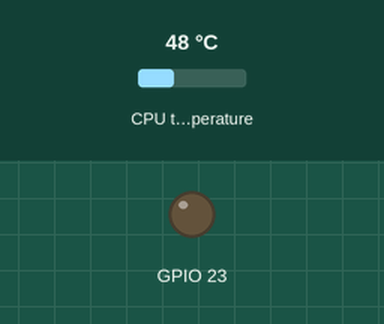
Recording of a program running on a simulated Raspberry Pi (BCM pin numbers). Parts: output pins drawn as LEDs (lit = HIGH). The inputs (shaded band) are chosen by the test bench; at power-on: CPU temperature 48 °C. System figures (address, load, memory, disk, uptime) are fixed made-up values.

Above: at 1.2 s.
1.3 s: CPU temperature set to 63 °C
7.3 s: CPU temperature set to 66 °C
At 11.4 s:
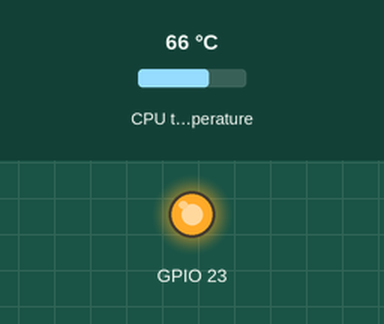
13.3 s: CPU temperature set to 57 °C
19.3 s: CPU temperature set to 54 °C
At 21.4 s:
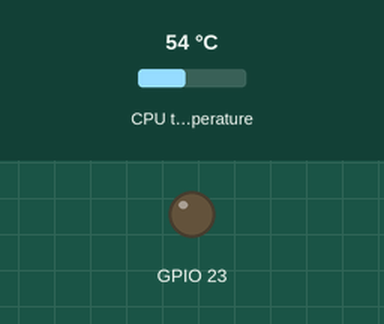
25.3 s: CPU temperature set to 71 °C
At 31.4 s:
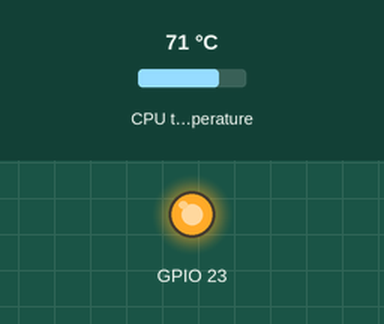
Timing chart, 0 to 32.5 s (numbered marks = the images above; inputs shaded):
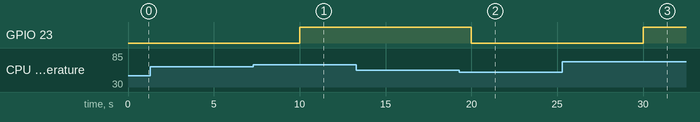

The program:

runfan.py
```python
#!/usr/bin/env python3

"""
Manage a fan based on threshold temperatures.
"""

# See LICENSE file for sharing purposes
# Copyright 2019-2020 Tony Hansen

import argparse
import sys
import time
import psutil
import gpiozero

DEF_ON = 65.0
DEF_OFF = 55.0
DEF_DELAY = 5.0
DEF_GPIO = 23

def main():
    """ main program execution """
    parser = argparse.ArgumentParser(description=__doc__)
    parser.add_argument('--off-threshold', "-o", type=float, default=DEF_OFF,
                        help=f'Temperature threshold in degrees C to enable fan, default={DEF_OFF}')
    parser.add_argument('--on-threshold', "-O", type=float, default=DEF_ON,
                        help=f'Temperature threshold in degrees C to disable fan, default={DEF_ON}')
    parser.add_argument('--delay', "-d", type=float, default=DEF_DELAY,
                        help=f'Delay, in seconds, between temperature readings, default={DEF_DELAY}')
    parser.add_argument('--gpio', "-g", type=int, default=DEF_GPIO, help=f'GPIO BCM number, default={DEF_GPIO}')
    parser.add_argument('--verbose', "-v", action='store_true', default=False,
                        help='Output temp and fan status messages')

    args = parser.parse_args()

    if args.on_threshold < args.off_threshold:
        sys.exit(f"--on-threshold {args.on_threshold} must be greater than --off-threshold {args.off_threshold}")

    try:
        fan_on = False
        fan = gpiozero.OutputDevice(args.gpio)
        while True:
            # get CPU temperature. Some systems spell it 'cpu-thermal' and others 'cpu_thermal'
            ptemp = psutil.sensors_temperatures()
            cur_temp = ptemp['cpu-thermal'][0].current if 'cpu-thermal' in ptemp \
                else ptemp['cpu_thermal'][0].current if 'cpu_thermal' in ptemp \
                     else -9999
            if cur_temp == -9999:
                print("Cannot determine the CPU temperature", file=sys.stderr)
            old_fan_on = fan_on
            # if past either boundary, turn it on or off
            if not fan_on and cur_temp >= args.on_threshold:
                fan.on()
                fan_on = True
            elif fan_on and cur_temp <= args.off_threshold:
                fan.off()
                fan_on = False
            if args.verbose:
                print(f"{time.ctime()}: {cur_temp} {old_fan_on} => {fan_on}")
            time.sleep(args.delay)
    except KeyboardInterrupt:
        pass

if __name__ == "__main__":
    main()
```

Measured:
- the behaviour switches between 64 and 65 °C on CPU temperature (found by bisection; images 0 and 1)
- the behaviour switches between 56 and 55 °C on CPU temperature (found by bisection; images 1 and 2)
- after the input at 1.3 s, every drawn part: stays the same
- after the input at 7.3 s, GPIO 23: LOW → HIGH after 2.7 s
- after the input at 13.3 s, every drawn part: stays the same
- after the input at 19.3 s, GPIO 23: HIGH → LOW after 0.70 s
- after the input at 25.3 s, GPIO 23: LOW → HIGH after 4.7 s
